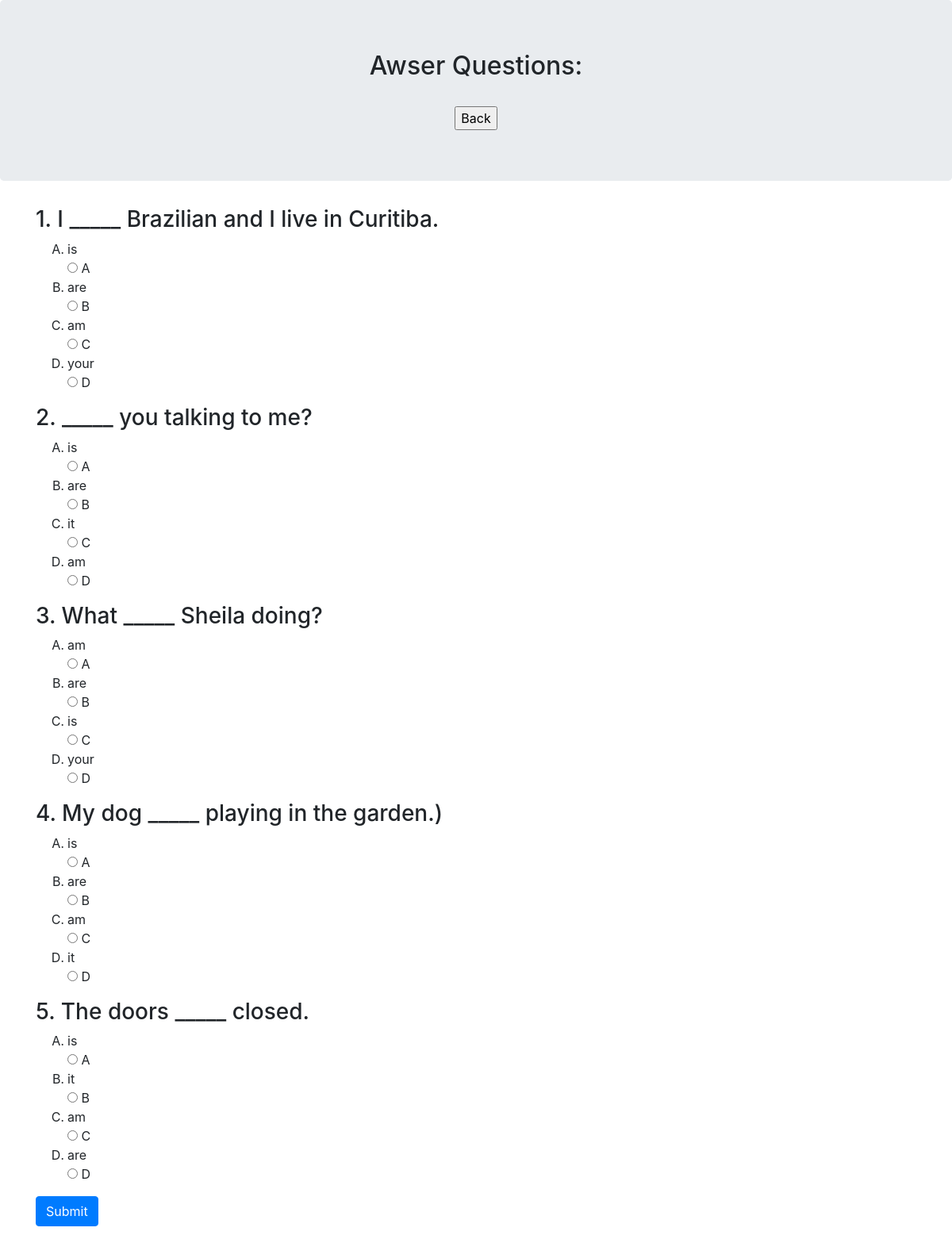
Page /aluno/fazerQuestoesView.php (signed in) on the committed database.
### tables this page shows
CREATE TABLE `questao` (
  `idquestao` int(3) NOT NULL,
  `enunciado` varchar(500) NOT NULL,
  `opA` varchar(120) NOT NULL,
  `opB` varchar(120) NOT NULL,
  `opC` varchar(120) NOT NULL,
  `opD` varchar(120) NOT NULL,
  `gabarito` int(11) NOT NULL,
  `tipo` int(1) DEFAULT NULL
);

### aluno/fazerQuestoes.php (called while the page is built, shortened)
<?php
function buscarQuestoes() {
    $connection = mysqli_connect("localhost", "root", "", "portalcursodeingles");
    $sql = "SELECT idquestao, enunciado, opA, opB, opC, opD, tipo, gabarito FROM questao ORDER BY idquestao";
    $result = mysqli_query($connection, $sql);
    $questoes = [];
    if(mysqli_query($connection, $sql)) {
        if (mysqli_num_rows($result) > 0) {
            $questao = [];
            while ($row = mysqli_fetch_assoc($result)) {
                $questao['idquestao'] = $row['idquestao'];
                $questao['enunciado'] = $row['enunciado'];
                $questao['opA'] = $row['opA'];
                $questao['opB'] = $row['opB'];
                $questao['opC'] = $row['opC'];
                $questao['opD'] = $row['opD'];
                $questao['tipo'] = $row['tipo'];
                $questao['gabarito'] = $row['gabarito'];
                array_push($questoes, $questao);
            }
        }
    } else{
        die("Erro ao buscar questões com a consulta $sql. " . mysqli_error($connection));
    }
    return $questoes;
}
?>

### aluno/fazerQuestoesCtrl.php (called while the page is built)
<?php
    require_once('fazerQuestoes.php');
    function exibirQuestoes() {
        return buscarQuestoes();
    }
?>

### aluno/descobrirCtrl.php (called while the page is built, shortened)
<?php
    function nivelaluno() {
        $nivelaluno = $_SESSION["tipo"];
        return $nivelaluno;
    }
?>

### aluno/fazerQuestoesView.php (the view, shortened to what this page needs)
<html>
    <head>
  <link rel="stylesheet" href="https://maxcdn.bootstrapcdn.com/bootstrap/4.3.1/css/bootstrap.min.css">
</head>
<body>
<?php
   require_once('descobrirCtrl.php');
   $nivelaluno = nivelaluno();
?>
<div class='jumbotron text-center'><h2> Awser Questions: </h2><br>
<a href="alunoView.php"><input type='button' value='Back'></a></div>
<div class="container">
<form action="fazerQuestoesView.php" class="needs-validation" novalidate method="post">
<?php
$contadorDeAcertos = 0;
   require_once('fazerQuestoesCtrl.php');
    $questoes = exibirQuestoes();
    foreach ($questoes as $questao) {
        if(($questao['tipo'] == '1') && ($nivelaluno == '1') || ($questao['tipo'] == '2') && ($nivelaluno == '3') || ($questao['tipo'] == '3') && ($nivelaluno == '4')){
        echo "<h3>" . $questao['enunciado'] . "</h3>";
        echo "<ol type='A'>";
        if (isset($_POST[$questao['idquestao']])) {
            echo "<li>" . $questao['opA'] . "</li>";
            if ($questao['gabarito'] == 1) {
                echo "<input type='radio' name='" . $questao['idquestao'] . "' value='1' checked /> <b>A</b>";
            } else {
                echo "<input type='radio' name='" . $questao['idquestao'] . "' value='1'/> A";
            }
            echo "<li>" . $questao['opB'] . "</li>";
            if ($questao['gabarito'] == 2) {
                echo "<input type='radio' name='" . $questao['idquestao'] . "' value='2' checked /> <b>B</b>";
            } else {
                echo "<input type='radio' name='" . $questao['idquestao'] . "' value='2'/> B";
            }
            echo "<li>" . $questao['opC'] . "</li>";
            if ($questao['gabarito'] == 3) {
                echo "<input type='radio' name='" . $questao['idquestao'] . "' value='3' checked /> <b>C</b>";
            } else {
                echo "<input type='radio' name='" . $questao['idquestao'] . "' value='3'/> C";
            }
            echo "<li>" . $questao['opD'] . "</li>";
            if ($questao['gabarito'] == 4) {
                echo "<input type='radio' name='" . $questao['idquestao'] . "' value='4' checked /> <b>D</b>";
            } else {
                echo "<input type='radio' name='" . $questao['idquestao'] . "' value='4'/> D";
            }
            echo "<br>";
            if ($_POST[$questao['idquestao']] == $questao['gabarito']) {
                echo "Correct Awser";
                $contadorDeAcertos++;
            } else {
                echo "Wrong Awser";
            }
        } else {
            echo "<li>" . $questao['opA'] . "</li>";
            echo "<input type='radio' name='" . $questao['idquestao'] . "' value='1'/> A";
            echo "<li>" . $questao['opB'] . "</li>";
            echo "<input type='radio' name='" . $questao['idquestao'] . "' value='2'/> B";
            echo "<li>" . $questao['opC'] . "</li>";
            echo "<input type='radio' name='" . $questao['idquestao'] . "' value='3'/> C";
            echo "<li>" . $questao['opD'] . "</li>";
            echo "<input type='radio' name='" . $questao['idquestao'] . "' value='4'/> D";
        }
        echo "</ol>";
        }
    }
?>
<button type="submit" class="btn btn-primary">Submit</button>
</form>
</body>
</html>

### rows in the picture
questao: enunciado "1. I _____ Brazilian and I live in Curitiba.", opA "is", opB "are", opC "am", opD "your"
questao: enunciado "2. _____ you talking to me?", opA "is", opB "are", opC "it", opD "am"
questao: enunciado "3. What _____ Sheila doing?", opA "am", opB "are", opC "is", opD "your"
questao: enunciado "4. My dog _____ playing in the garden.)", opA "is", opB "are", opC "am", opD "it"
questao: enunciado "5. The doors _____ closed.", opA "is", opB "it", opC "am", opD "are"
